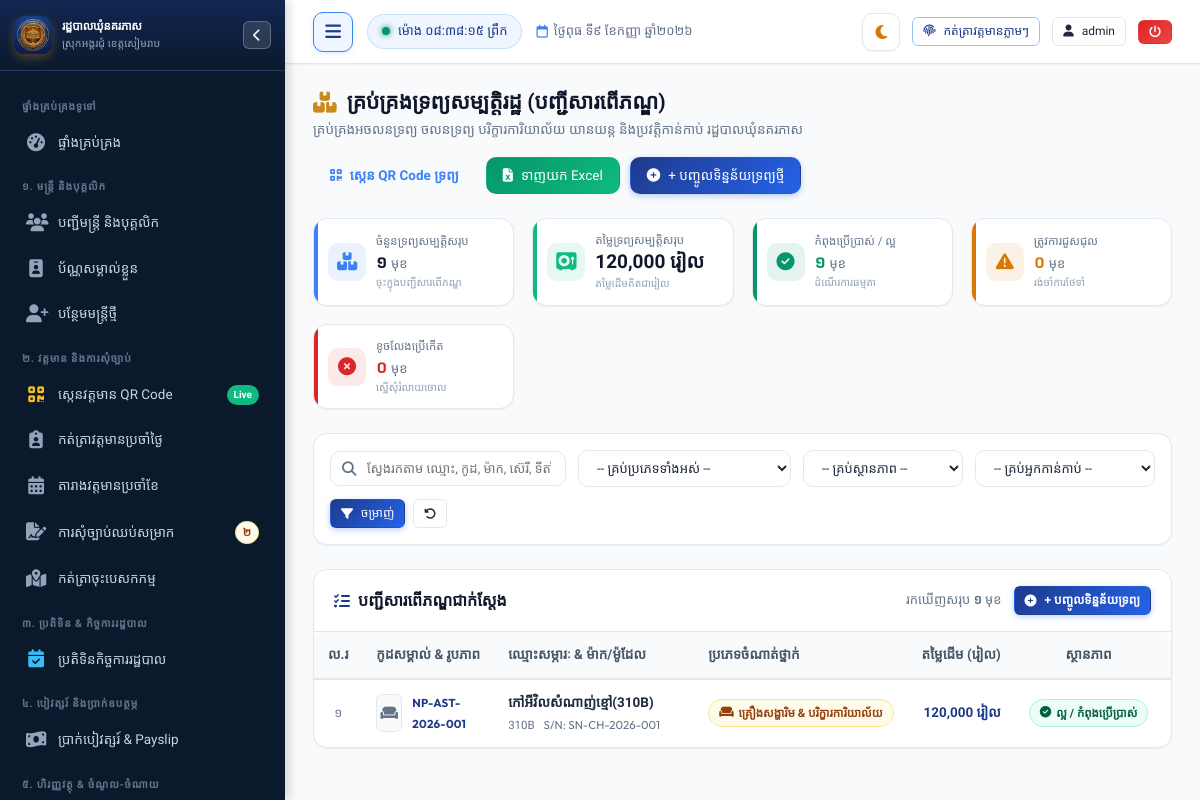
Screenshot of /assets (signed in) with the database file from the repository.
### tables this page shows
CREATE TABLE assets (
        id INTEGER PRIMARY KEY AUTOINCREMENT,
        asset_code TEXT UNIQUE NOT NULL,
        name_kh TEXT NOT NULL,
        name_en TEXT,
        category TEXT NOT NULL DEFAULT 'other',
        brand_model TEXT,
        serial_number TEXT,
        acquisition_date TEXT,
        acquisition_type TEXT DEFAULT 'commune_fund',
        original_value REAL DEFAULT 0,
        condition_status TEXT DEFAULT 'good',
        location TEXT DEFAULT 'សាលាឃុំនគរភាស',
        custodian_staff_id INTEGER,
        photo TEXT,
        attachment TEXT,
        notes TEXT,
        created_at TIMESTAMP DEFAULT CURRENT_TIMESTAMP,
        updated_at TIMESTAMP DEFAULT CURRENT_TIMESTAMP,
        FOREIGN KEY (custodian_staff_id) REFERENCES staff (id) ON DELETE SET NULL
    );

### app.py (the view)
@app.route("/assets")
@login_required
def assets_list():
    selected_category = request.args.get("category", "")
    selected_condition = request.args.get("condition", "")
    selected_custodian = request.args.get("custodian", "")
    search_query = request.args.get("q", "").strip()
    conn = get_db()
    cursor = conn.cursor()
    cursor.execute("SELECT id, officer_code, name_kh, position_title_kh FROM staff WHERE status = 'active' ORDER BY officer_code ASC")
    staff_list = cursor.fetchall()
    query = """
        SELECT a.*, s.name_kh as custodian_name, s.officer_code as custodian_code, s.position_title_kh as custodian_position, s.photo as custodian_photo
        FROM assets a
        LEFT JOIN staff s ON a.custodian_staff_id = s.id
        WHERE 1=1
    """
    params = []
    if selected_category:
        query += " AND a.category = ?"
        params.append(selected_category)
    if selected_condition:
        query += " AND a.condition_status = ?"
        params.append(selected_condition)
    if selected_custodian:
        query += " AND a.custodian_staff_id = ?"
        params.append(selected_custodian)
    if search_query:
        s_term = f"%{search_query}%"
        query += " AND (a.name_kh LIKE ? OR a.asset_code LIKE ? OR a.brand_model LIKE ? OR a.serial_number LIKE ? OR a.location LIKE ?)"
        params.extend([s_term, s_term, s_term, s_term, s_term])
    query += " ORDER BY a.id DESC"
    cursor.execute(query, params)
    asset_rows = cursor.fetchall()
    cursor.execute("SELECT COUNT(*), COALESCE(SUM(original_value), 0) FROM assets")
    stats_all = cursor.fetchone()
    total_count = stats_all[0] if stats_all else 0
    total_value = stats_all[1] if stats_all else 0
    cursor.execute("SELECT COUNT(*) FROM assets WHERE condition_status IN ('good', 'fair')")
    in_use_count = cursor.fetchone()[0] or 0
    cursor.execute("SELECT COUNT(*) FROM assets WHERE condition_status = 'needs_repair'")
    repair_count = cursor.fetchone()[0] or 0
    cursor.execute("SELECT COUNT(*) FROM assets WHERE condition_status = 'damaged'")
    damaged_count = cursor.fetchone()[0] or 0
    conn.close()
    return render_template(
        "assets/index.html",
        assets=asset_rows,
        staff_list=staff_list,
        selected_category=selected_category,
        selected_condition=selected_condition,
        selected_custodian=selected_custodian,
        search_query=search_query,
        stats={
            "total_count": total_count,
            "total_value": total_value,
            "in_use_count": in_use_count,
            "repair_count": repair_count,
            "damaged_count": damaged_count
        }
    )

### app.py (called while the page is built, shortened)
@app.teardown_appcontext
def teardown_db(exception=None):
    close_db_connection(exception)

@app.after_request
def add_cache_headers(response):
    if request.path.startswith('/static/css') or request.path.startswith('/static/js'):
        response.headers['Cache-Control'] = 'no-cache, must-revalidate'
    elif request.path.startswith('/static') or request.path == '/favicon.ico':
        response.headers['Cache-Control'] = 'public, max-age=86400'
    return response

@app.before_request
def ensure_database_ready():
    if request.path.startswith('/static') or request.path == '/favicon.ico':
        return

@app.template_filter("kh_num")
def kh_num_filter(val):
    return to_khmer_num(val)

@app.template_filter("currency")
def currency_filter(val, curr="រៀល"):
    return format_currency(val, curr)

### database.py (called while the page is built, shortened)
def _raw_create_connection():
    conn = sqlite3.connect(DB_PATH)
    conn.row_factory = sqlite3.Row
    conn.execute("PRAGMA foreign_keys = ON")
    conn.execute("PRAGMA journal_mode = WAL")
    conn.execute("PRAGMA synchronous = NORMAL")
    conn.execute("PRAGMA cache_size = -64000")
    return SqliteConnectionWrapper(conn)

def get_db():
    global _DB_SCHEMA_INITIALIZED
    conn = None
    try:
        from flask import g, has_request_context
        if has_request_context():
            if not hasattr(g, 'db') or g.db is None:
                g.db = _raw_create_connection()
            conn = g.db
    except ImportError:
        pass
    if conn is None:
        conn = _raw_create_connection()
    if not _DB_SCHEMA_INITIALIZED:
        _DB_SCHEMA_INITIALIZED = True
        try:
            init_db(conn)
        except Exception as e:
            print(f"[Auto Schema Init Notice] {e}")
    return conn

def close_db_connection(e=None):
    try:
        from flask import g, has_request_context
        if has_request_context():
            db = getattr(g, 'db', None)
            if db is not None:
                g.db = None
                db._real_close()
    except ImportError:
        pass

    def cursor(self):
        return self._conn.cursor()

    def close(self):
        try:
            from flask import g, has_request_context
            if has_request_context() and getattr(g, 'db', None) is self:
                return
        except ImportError:
            pass
        self._real_close()

### templates/assets/index.html (shortened to what this page needs)
{% extends "base.html" %}
{% block content %}
<div class="page-header">
  <div class="page-header-title">
    <h1>
      <i class="fa-solid fa-boxes-stacked text-gold"></i>
      <span>គ្រប់គ្រងទ្រព្យសម្បត្តិរដ្ឋ (បញ្ជីសារពើភណ្ឌ)</span>
    </h1>
    <p>គ្រប់គ្រងអចលនទ្រព្យ ចលនទ្រព្យ បរិក្ខារការិយាល័យ យានយន្ត និងប្រវត្តិកាន់កាប់ រដ្ឋបាលឃុំនគរភាស</p>
  </div>
  <div class="page-actions">
    <a href="{{ url_for('assets_scan') }}" class="btn btn-outline-warning" style="font-weight: 600;">
      <i class="fa-solid fa-qrcode"></i>
      <span>ស្កេន QR Code ទ្រព្យ</span>
    </a>
    <a href="{{ url_for('export_assets_excel_route', category=selected_category, condition=selected_condition, q=search_query) }}"
      class="btn btn-success" title="ទាញយកបញ្ជីសារពើភណ្ឌជា Excel">
      <i class="fa-solid fa-file-excel"></i>
      <span>ទាញយក Excel</span>
    </a>
    {% if session.role in ['admin', 'clerk'] %}
    <a href="{{ url_for('assets_new') }}" class="btn btn-primary">
      <i class="fa-solid fa-plus-circle"></i>
      <span>+ បញ្ចូលទិន្នន័យទ្រព្យថ្មី</span>
    </a>
    {% endif %}
  </div>
</div>
<div class="stats-grid" style="grid-template-columns: repeat(auto-fit, minmax(200px, 1fr)); margin-bottom: 24px;">
  <div class="stat-card" style="--stat-color: #3b82f6; --stat-bg: rgba(59, 130, 246, 0.1);">
    <div class="stat-icon-wrapper">
      <i class="fa-solid fa-boxes-stacked"></i>
    </div>
    <div class="stat-details">
      <div class="stat-label">ចំនួនទ្រព្យសម្បត្តិសរុប</div>
      <div class="stat-number">{{ stats.total_count | kh_num }} <span style="font-size: 13px; font-weight: normal; color: var(--text-muted);">មុខ</span></div>
      <div class="stat-subtext">ចុះក្នុងបញ្ជីសារពើភណ្ឌ</div>
    </div>
  </div>
  <div class="stat-card" style="--stat-color: #10b981; --stat-bg: rgba(16, 185, 129, 0.1);">
    <div class="stat-icon-wrapper">
      <i class="fa-solid fa-vault"></i>
    </div>
    <div class="stat-details">
      <div class="stat-label">តម្លៃទ្រព្យសម្បត្តិសរុប</div>
      <div class="stat-number" style="font-size: 19px; white-space: nowrap;">{{ stats.total_value | currency }}</div>
      <div class="stat-subtext">តម្លៃដើមគិតជារៀល</div>
    </div>
  </div>
  <div class="stat-card" style="--stat-color: #059669; --stat-bg: rgba(5, 150, 105, 0.1);">
    <div class="stat-icon-wrapper">
      <i class="fa-solid fa-circle-check"></i>
    </div>
    <div class="stat-details">
      <div class="stat-label">កំពុងប្រើប្រាស់ / ល្អ</div>
      <div class="stat-number" style="color: #059669;">{{ stats.in_use_count | kh_num }} <span style="font-size: 13px; font-weight: normal; color: var(--text-muted);">មុខ</span></div>
      <div class="stat-subtext">ដំណើរការធម្មតា</div>
    </div>
  </div>
  <div class="stat-card" style="--stat-color: #d97706; --stat-bg: rgba(217, 119, 6, 0.1);">
    <div class="stat-icon-wrapper">
      <i class="fa-solid fa-triangle-exclamation"></i>
    </div>
    <div class="stat-details">
      <div class="stat-label">ត្រូវការជួសជុល</div>
      <div class="stat-number" style="color: #d97706;">{{ stats.repair_count | kh_num }} <span style="font-size: 13px; font-weight: normal; color: var(--text-muted);">មុខ</span></div>
      <div class="stat-subtext">រង់ចាំការថែទាំ</div>
    </div>
  </div>
  <div class="stat-card" style="--stat-color: #dc2626; --stat-bg: rgba(220, 38, 38, 0.1);">
    <div class="stat-icon-wrapper">
      <i class="fa-solid fa-circle-xmark"></i>
    </div>
    <div class="stat-details">
      <div class="stat-label">ខូចលែងប្រើកើត</div>
      <div class="stat-number" style="color: #dc2626;">{{ stats.damaged_count | kh_num }} <span style="font-size: 13px; font-weight: normal; color: var(--text-muted);">មុខ</span></div>
      <div class="stat-subtext">ស្នើសុំរំលាយចោល</div>
    </div>
  </div>
</div>
<div class="card" style="margin-bottom: 24px;">
  <div class="card-body" style="padding: 16px;">
    <form method="GET" action="{{ url_for('assets_list') }}" style="display: flex; gap: 12px; align-items: center; flex-wrap: wrap;">
      <div style="flex: 1; min-width: 220px; position: relative;">
        <input type="text" name="q" value="{{ search_query }}" class="form-control"
          placeholder="ស្វែងរកតាម ឈ្មោះ, កូដ, ម៉ាក, ស៊េរី, ទីតាំង..." style="padding-left: 36px; font-size: 13px;">
        <i class="fa-solid fa-magnifying-glass" style="position: absolute; left: 12px; top: 50%; transform: translateY(-50%); color: var(--text-muted);"></i>
      </div>
      <div style="min-width: 170px;">
        <select name="category" class="form-select" style="font-size: 13px;" onchange="this.form.submit()">
          <option value="">-- គ្រប់ប្រភេទទាំងអស់ --</option>
        </select>
      </div>
      <div style="min-width: 160px;">
        <select name="condition" class="form-select" style="font-size: 13px;" onchange="this.form.submit()">
          <option value="">-- គ្រប់ស្ថានភាព --</option>
        </select>
      </div>
      <div style="min-width: 180px;">
        <select name="custodian" class="form-select" style="font-size: 13px;" onchange="this.form.submit()">
          <option value="">-- គ្រប់អ្នកកាន់កាប់ --</option>
        </select>
      </div>
      <div style="display: flex; gap: 8px;">
        <button type="submit" class="btn btn-primary btn-sm">
          <i class="fa-solid fa-filter"></i> ចម្រាញ់
        </button>
        <a href="{{ url_for('assets_list') }}" class="btn btn-outline btn-sm" title="កំណត់ឡើងវិញ">
          <i class="fa-solid fa-rotate-left"></i>
        </a>
      </div>
    </form>
  </div>
</div>
<div class="card">
  <div class="card-header" style="display: flex; align-items: center; justify-content: space-between; flex-wrap: wrap; gap: 10px;">
    <h3 style="font-size: 16px; margin: 0; display: flex; align-items: center; gap: 8px;">
      <i class="fa-solid fa-list-check" style="color: var(--primary);"></i>
      <span>បញ្ជីសារពើភណ្ឌជាក់ស្តែង</span>
    </h3>
    <div style="display: flex; align-items: center; gap: 12px; flex-wrap: wrap;">
      <span style="font-size: 13px; color: var(--text-muted);">
        រកឃើញសរុប <strong>{{ assets | length | kh_num }}</strong> មុខ
      </span>
      {% if session.role in ['admin', 'clerk'] %}
      <a href="{{ url_for('assets_new') }}" class="btn btn-primary btn-sm" style="font-weight: 600;">
        <i class="fa-solid fa-plus-circle"></i>
        <span>+ បញ្ចូលទិន្នន័យទ្រព្យ</span>
      </a>
      {% endif %}
    </div>
  </div>
  <div class="card-body" style="padding: 0;">
    <div class="table-responsive">
      <table class="custom-table filterable-table" style="width: 100%; min-width: 1100px;">
        <thead>
          <tr>
            <th style="width: 50px; text-align: center;">ល.រ</th>
            <th style="width: 140px; white-space: nowrap;">កូដសម្គាល់ & រូបភាព</th>
            <th style="min-width: 200px;">ឈ្មោះសម្ភារៈ & ម៉ាក/ម៉ូដែល</th>
            <th style="width: 150px; white-space: nowrap;">ប្រភេទចំណាត់ថ្នាក់</th>
            <th style="width: 135px; text-align: right; white-space: nowrap;">តម្លៃដើម (រៀល)</th>
            <th style="width: 130px; text-align: center; white-space: nowrap;">ស្ថានភាព</th>
            <th style="width: 150px; white-space: nowrap;">ទីតាំង</th>
          </tr>
        </thead>
        <tbody>
          {% if assets %}
          {% for a in assets %}
          {% set cat_info = ASSET_CATEGORIES.get(a.category, {}) %}
          {% set cond_info = ASSET_CONDITIONS.get(a.condition_status, {}) %}
          <tr>
            <td style="text-align: center; color: var(--text-muted); font-size: 12.5px;">
              {{ loop.index | kh_num }}
            </td>
            <td>
              <div style="display: flex; align-items: center; gap: 10px;">
                {% if a.photo %}
                <img src="{{ a.photo }}" alt="{{ a.name_kh }}"
                  style="width: 38px; height: 38px; border-radius: 6px; object-fit: cover; border: 1px solid var(--border-color);"
                  onerror="this.style.display='none'; this.nextElementSibling.style.display='flex';">
                <div style="display: none; width: 38px; height: 38px; border-radius: 6px; background: var(--bg-main); border: 1px solid var(--border-color); align-items: center; justify-content: center; color: var(--text-muted); font-size: 14px;">
                  <i class="{{ cat_info.icon or 'fa-solid fa-box' }}"></i>
                </div>
                {% else %}
                <div style="width: 38px; height: 38px; border-radius: 6px; background: var(--bg-main); border: 1px solid var(--border-color); display: flex; align-items: center; justify-content: center; color: var(--text-muted); font-size: 14px;">
                  <i class="{{ cat_info.icon or 'fa-solid fa-box' }}"></i>
                </div>
                {% endif %}
                <div>
                  <a href="{{ url_for('assets_detail', asset_id=a.id) }}" class="officer-code-pill" style="font-size: 11.5px; text-decoration: none;">
                    {{ a.asset_code }}
                  </a>
                </div>
              </div>
            </td>
            <td>
              <a href="{{ url_for('assets_detail', asset_id=a.id) }}" style="font-weight: 700; color: var(--text-main); font-size: 13.5px; text-decoration: none; display: block;">
                {{ a.name_kh }}
              </a>
              <div style="font-size: 11.5px; color: var(--text-muted); margin-top: 2px;">
                {% if a.brand_model %}<span>{{ a.brand_model }}</span>{% endif %}
                {% if a.serial_number %}<span style="margin-left: 6px; font-family: var(--font-latin);">S/N: {{ a.serial_number }}</span>{% endif %}
              </div>
            </td>
            <td style="white-space: nowrap;">
              <span class="badge {{ cat_info.badge_class or 'badge-secondary' }}" style="font-size: 11.5px;">
                <i class="{{ cat_info.icon or 'fa-solid fa-tag' }}"></i>
                <span>{{ cat_info.title_kh or a.category }}</span>
              </span>
            </td>
            <td style="text-align: right; white-space: nowrap; font-weight: 700; color: var(--primary);">
              {{ a.original_value | currency }}
            </td>
            <td style="text-align: center; white-space: nowrap;">
              <span class="badge {{ cond_info.badge_class or 'badge-secondary' }}" style="font-size: 11.5px;">
                <i class="{{ cond_info.icon or 'fa-solid fa-circle' }}"></i>
                <span>{{ cond_info.title_kh or a.condition_status }}</span>
              </span>
            </td>
            <td>
            </td>
          </tr>
          {% endfor %}
          {% endif %}
        </tbody>
      </table>
    </div>
  </div>
</div>
{% endblock %}

### rows the page displays
assets: asset_code "NP-AST-2026-001", name_kh "កៅអីវិលសំណាញ់ខ្មៅ(310B)", brand_model "310B", serial_number "SN-CH-2026-001", title_kh "គ្រឿងសង្ហារិម & បរិក្ខារការិយាល័យ", original_value "120,000 រៀល", title_kh "ល្អ / កំពុងប្រើប្រាស់"

### other values shown
{{ pending_leaves_count | kh_num }} "២"
{{ today_khmer }} "ថ្ងៃពុធ ទី៩ ខែកញ្ញា ឆ្នាំ២០២៦"
{{ session.username }} "admin"
{{ stats.total_count | kh_num }} "១"
{{ stats.total_value | currency }} "120,000 រៀល"
{{ stats.in_use_count | kh_num }} "១"
{{ stats.repair_count | kh_num }} "០"
{{ stats.damaged_count | kh_num }} "០"
{{ assets | length | kh_num }} "១"
